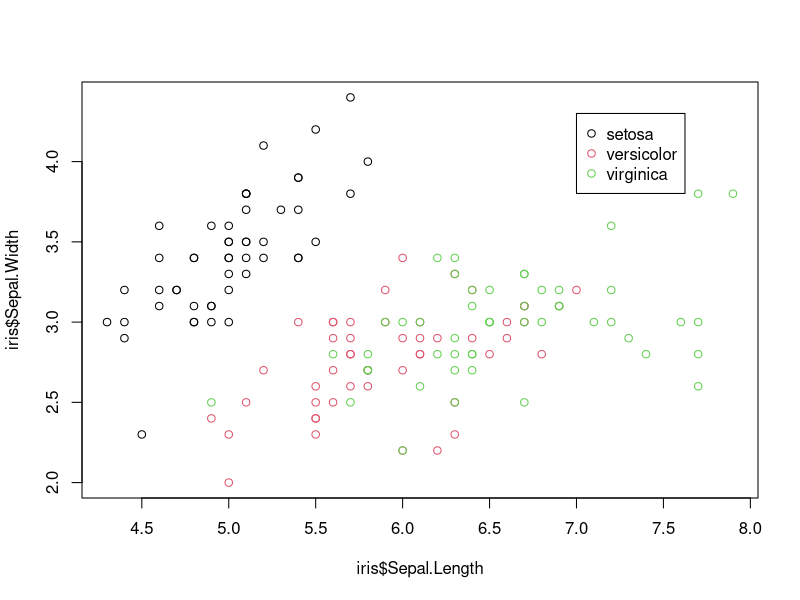

Write the R code that produced this figure.
data(iris)
dane_4d <- iris[,1:4]
dane_2d <- iris[,1:2]
dane_3d <- iris[,1:3]
klaster1 <- kmeans(dane_4d, 3)
klaster2 <- kmeans(dane_2d, 3)
klaster3 <- kmeans(dane_3d, 3)
klaster1
klaster2
klaster3
plot(iris$Sepal.Length, iris$Sepal.Width, col=iris$Species)
legend(7,4.3,unique(iris$Species),col=1:length(iris$Species),pch=1)

